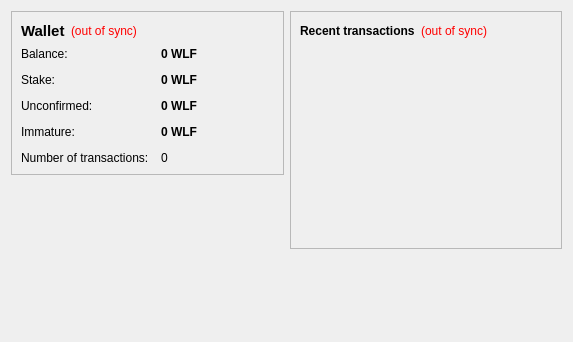
<?xml version="1.0" encoding="UTF-8"?>
<ui version="4.0">
 <class>OverviewPage</class>
 <widget class="QWidget" name="OverviewPage">
  <property name="geometry">
   <rect>
    <x>0</x>
    <y>0</y>
    <width>573</width>
    <height>342</height>
   </rect>
  </property>
  <property name="windowTitle">
   <string>Form</string>
  </property>
  <layout class="QHBoxLayout" name="horizontalLayout" stretch="1,1">
   <item>
    <layout class="QVBoxLayout" name="verticalLayout_2">
     <item>
      <widget class="QFrame" name="frame">
       <property name="frameShape">
        <enum>QFrame::StyledPanel</enum>
       </property>
       <property name="frameShadow">
        <enum>QFrame::Raised</enum>
       </property>
       <layout class="QVBoxLayout" name="verticalLayout_4">
        <item>
         <layout class="QHBoxLayout" name="horizontalLayout_4">
          <item>
           <widget class="QLabel" name="label_5">
            <property name="font">
             <font>
              <pointsize>11</pointsize>
              <weight>75</weight>
              <bold>true</bold>
             </font>
            </property>
            <property name="text">
             <string>Wallet</string>
            </property>
           </widget>
          </item>
          <item>
           <widget class="QLabel" name="labelWalletStatus">
            <property name="toolTip">
             <string>The displayed information may be out of date. Your wallet automatically synchronizes with the WolfCoin network after a connection is established, but this process has not completed yet.</string>
            </property>
            <property name="styleSheet">
             <string notr="true">QLabel { color: red; }</string>
            </property>
            <property name="text">
             <string notr="true">(out of sync)</string>
            </property>
            <property name="alignment">
             <set>Qt::AlignLeading|Qt::AlignLeft|Qt::AlignVCenter</set>
            </property>
           </widget>
          </item>
          <item>
           <spacer name="horizontalSpacer_2">
            <property name="orientation">
             <enum>Qt::Horizontal</enum>
            </property>
            <property name="sizeHint" stdset="0">
             <size>
              <width>40</width>
              <height>20</height>
             </size>
            </property>
           </spacer>
          </item>
         </layout>
        </item>
        <item>
         <layout class="QFormLayout" name="formLayout_2">
          <property name="fieldGrowthPolicy">
           <enum>QFormLayout::AllNonFixedFieldsGrow</enum>
          </property>
          <property name="horizontalSpacing">
           <number>12</number>
          </property>
          <property name="verticalSpacing">
           <number>12</number>
          </property>
          <item row="0" column="0">
           <widget class="QLabel" name="label">
            <property name="text">
             <string>Balance:</string>
            </property>
           </widget>
          </item>
          <item row="0" column="1">
           <widget class="QLabel" name="labelBalance">
            <property name="font">
             <font>
              <weight>75</weight>
              <bold>true</bold>
             </font>
            </property>
            <property name="cursor">
             <cursorShape>IBeamCursor</cursorShape>
            </property>
            <property name="toolTip">
             <string>Your current balance</string>
            </property>
            <property name="text">
             <string notr="true">0 WLF</string>
            </property>
            <property name="textInteractionFlags">
             <set>Qt::LinksAccessibleByMouse|Qt::TextSelectableByKeyboard|Qt::TextSelectableByMouse</set>
            </property>
           </widget>
          </item>
          <item row="1" column="0">
           <widget class="QLabel" name="label_6">
            <property name="text">
             <string>Stake:</string>
            </property>
           </widget>
          </item>
          <item row="1" column="1">
           <widget class="QLabel" name="labelStake">
            <property name="font">
             <font>
              <weight>75</weight>
              <bold>true</bold>
             </font>
            </property>
            <property name="cursor">
             <cursorShape>IBeamCursor</cursorShape>
            </property>
            <property name="toolTip">
             <string>Total of coins that was staked, and do not yet count toward the current balance</string>
            </property>
            <property name="text">
             <string notr="true">0 WLF</string>
            </property>
            <property name="textInteractionFlags">
             <set>Qt::LinksAccessibleByMouse|Qt::TextSelectableByKeyboard|Qt::TextSelectableByMouse</set>
            </property>
           </widget>
          </item>
          <item row="2" column="0">
           <widget class="QLabel" name="label_3">
            <property name="text">
             <string>Unconfirmed:</string>
            </property>
           </widget>
          </item>
          <item row="2" column="1">
           <widget class="QLabel" name="labelUnconfirmed">
            <property name="font">
             <font>
              <weight>75</weight>
              <bold>true</bold>
             </font>
            </property>
            <property name="cursor">
             <cursorShape>IBeamCursor</cursorShape>
            </property>
            <property name="toolTip">
             <string>Total of transactions that have yet to be confirmed, and do not yet count toward the current balance</string>
            </property>
            <property name="text">
             <string notr="true">0 WLF</string>
            </property>
            <property name="textInteractionFlags">
             <set>Qt::LinksAccessibleByMouse|Qt::TextSelectableByKeyboard|Qt::TextSelectableByMouse</set>
            </property>
           </widget>
          </item>
          <item row="3" column="0">
           <widget class="QLabel" name="labelImmatureText">
            <property name="text">
             <string>Immature:</string>
            </property>
           </widget>
          </item>
          <item row="3" column="1">
           <widget class="QLabel" name="labelImmature">
            <property name="font">
             <font>
              <weight>75</weight>
              <bold>true</bold>
             </font>
            </property>
            <property name="toolTip">
             <string>Mined balance that has not yet matured</string>
            </property>
            <property name="text">
             <string notr="true">0 WLF</string>
            </property>
            <property name="textInteractionFlags">
             <set>Qt::LinksAccessibleByMouse|Qt::TextSelectableByKeyboard|Qt::TextSelectableByMouse</set>
            </property>
           </widget>
          </item>
          <item row="4" column="0">
           <widget class="QLabel" name="label_2">
            <property name="text">
             <string>Number of transactions:</string>
            </property>
           </widget>
          </item>
          <item row="4" column="1">
           <widget class="QLabel" name="labelNumTransactions">
            <property name="toolTip">
             <string>Total number of transactions in wallet</string>
            </property>
            <property name="text">
             <string notr="true">0</string>
            </property>
           </widget>
          </item>
         </layout>
        </item>
       </layout>
      </widget>
     </item>
     <item>
      <spacer name="verticalSpacer">
       <property name="orientation">
        <enum>Qt::Vertical</enum>
       </property>
       <property name="sizeHint" stdset="0">
        <size>
         <width>20</width>
         <height>40</height>
        </size>
       </property>
      </spacer>
     </item>
     <item>
      <widget class="QLabel" name="label_6">
       <property name="text">
        <string/>
       </property>
       <property name="pixmap">
        <pixmap resource="../bitcoin.qrc">:/images/backg</pixmap>
       </property>
       <property name="scaledContents">
        <bool>false</bool>
       </property>
       <property name="alignment">
        <set>Qt::AlignCenter</set>
       </property>
       <property name="margin">
        <number>-2</number>
       </property>
      </widget>
     </item>
    </layout>
   </item>
   <item>
    <layout class="QVBoxLayout" name="verticalLayout_3">
     <item>
      <widget class="QFrame" name="frame_2">
       <property name="frameShape">
        <enum>QFrame::StyledPanel</enum>
       </property>
       <property name="frameShadow">
        <enum>QFrame::Raised</enum>
       </property>
       <layout class="QVBoxLayout" name="verticalLayout">
        <item>
         <layout class="QHBoxLayout" name="horizontalLayout_2">
          <item>
           <widget class="QLabel" name="label_4">
            <property name="text">
             <string>&lt;b&gt;Recent transactions&lt;/b&gt;</string>
            </property>
           </widget>
          </item>
          <item>
           <widget class="QLabel" name="labelTransactionsStatus">
            <property name="toolTip">
             <string>The displayed information may be out of date. Your wallet automatically synchronizes with the WolfCoin network after a connection is established, but this process has not completed yet.</string>
            </property>
            <property name="styleSheet">
             <string notr="true">QLabel { color: red; }</string>
            </property>
            <property name="text">
             <string notr="true">(out of sync)</string>
            </property>
            <property name="alignment">
             <set>Qt::AlignRight|Qt::AlignTrailing|Qt::AlignVCenter</set>
            </property>
           </widget>
          </item>
          <item>
           <spacer name="horizontalSpacer">
            <property name="orientation">
             <enum>Qt::Horizontal</enum>
            </property>
            <property name="sizeHint" stdset="0">
             <size>
              <width>40</width>
              <height>20</height>
             </size>
            </property>
           </spacer>
          </item>
         </layout>
        </item>
        <item>
         <widget class="QListView" name="listTransactions">
          <property name="styleSheet">
           <string notr="true">QListView { background: transparent; }</string>
          </property>
          <property name="frameShape">
           <enum>QFrame::NoFrame</enum>
          </property>
          <property name="verticalScrollBarPolicy">
           <enum>Qt::ScrollBarAlwaysOff</enum>
          </property>
          <property name="horizontalScrollBarPolicy">
           <enum>Qt::ScrollBarAlwaysOff</enum>
          </property>
          <property name="selectionMode">
           <enum>QAbstractItemView::NoSelection</enum>
          </property>
         </widget>
        </item>
       </layout>
      </widget>
     </item>
     <item>
      <spacer name="verticalSpacer_2">
       <property name="orientation">
        <enum>Qt::Vertical</enum>
       </property>
       <property name="sizeHint" stdset="0">
        <size>
         <width>20</width>
         <height>40</height>
        </size>
       </property>
      </spacer>
     </item>
    </layout>
   </item>
  </layout>
 </widget>
 <resources/>
 <connections/>
</ui>
